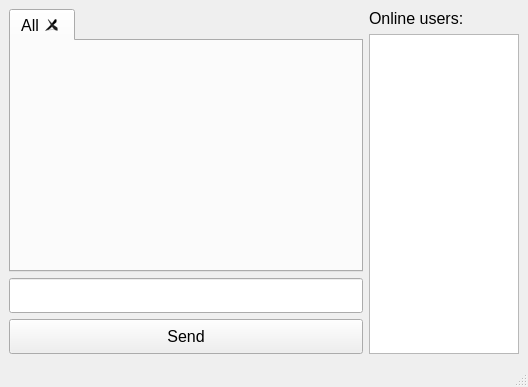
<?xml version="1.0" encoding="UTF-8"?>
<ui version="4.0">
 <class>MainWindow</class>
 <widget class="QMainWindow" name="MainWindow">
  <property name="geometry">
   <rect>
    <x>0</x>
    <y>0</y>
    <width>528</width>
    <height>387</height>
   </rect>
  </property>
  <property name="minimumSize">
   <size>
    <width>300</width>
    <height>300</height>
   </size>
  </property>
  <property name="maximumSize">
   <size>
    <width>800</width>
    <height>800</height>
   </size>
  </property>
  <property name="font">
   <font>
    <pointsize>12</pointsize>
   </font>
  </property>
  <property name="windowTitle">
   <string>MainWindow</string>
  </property>
  <widget class="QWidget" name="centralwidget">
   <layout class="QGridLayout" name="gridLayout">
    <item row="0" column="1">
     <layout class="QGridLayout" name="gridLayout_2">
      <item row="2" column="0">
       <widget class="QLineEdit" name="lineEdit">
        <property name="minimumSize">
         <size>
          <width>0</width>
          <height>35</height>
         </size>
        </property>
        <property name="font">
         <font>
          <pointsize>12</pointsize>
         </font>
        </property>
       </widget>
      </item>
      <item row="1" column="0">
       <widget class="QTabWidget" name="tabWidget">
        <property name="font">
         <font>
          <pointsize>12</pointsize>
         </font>
        </property>
        <property name="tabShape">
         <enum>QTabWidget::Rounded</enum>
        </property>
        <property name="currentIndex">
         <number>0</number>
        </property>
        <property name="iconSize">
         <size>
          <width>16</width>
          <height>16</height>
         </size>
        </property>
        <property name="tabsClosable">
         <bool>true</bool>
        </property>
        <widget class="Chat_form" name="All">
         <attribute name="title">
          <string>All</string>
         </attribute>
         <layout class="QGridLayout" name="gridLayout_3"/>
        </widget>
       </widget>
      </item>
      <item row="3" column="0">
       <widget class="QPushButton" name="pushButton_send">
        <property name="minimumSize">
         <size>
          <width>0</width>
          <height>35</height>
         </size>
        </property>
        <property name="font">
         <font>
          <pointsize>12</pointsize>
         </font>
        </property>
        <property name="text">
         <string>Send</string>
        </property>
       </widget>
      </item>
     </layout>
    </item>
    <item row="0" column="2">
     <layout class="QVBoxLayout" name="verticalLayout" stretch="0,0">
      <property name="spacing">
       <number>6</number>
      </property>
      <item>
       <widget class="QLabel" name="label">
        <property name="font">
         <font>
          <pointsize>12</pointsize>
         </font>
        </property>
        <property name="text">
         <string>Online users:</string>
        </property>
       </widget>
      </item>
      <item>
       <widget class="QListWidget" name="listW_online">
        <property name="minimumSize">
         <size>
          <width>150</width>
          <height>0</height>
         </size>
        </property>
        <property name="maximumSize">
         <size>
          <width>150</width>
          <height>666666</height>
         </size>
        </property>
        <property name="font">
         <font>
          <pointsize>14</pointsize>
         </font>
        </property>
       </widget>
      </item>
     </layout>
    </item>
   </layout>
  </widget>
  <widget class="QMenuBar" name="menubar">
   <property name="geometry">
    <rect>
     <x>0</x>
     <y>0</y>
     <width>528</width>
     <height>27</height>
    </rect>
   </property>
  </widget>
  <widget class="QStatusBar" name="statusbar"/>
 </widget>
 <customwidgets>
  <customwidget>
   <class>Chat_form</class>
   <extends>QWidget</extends>
   <header>chat_form.h</header>
   <container>1</container>
  </customwidget>
 </customwidgets>
 <tabstops>
  <tabstop>tabWidget</tabstop>
 </tabstops>
 <resources/>
 <connections/>
</ui>
